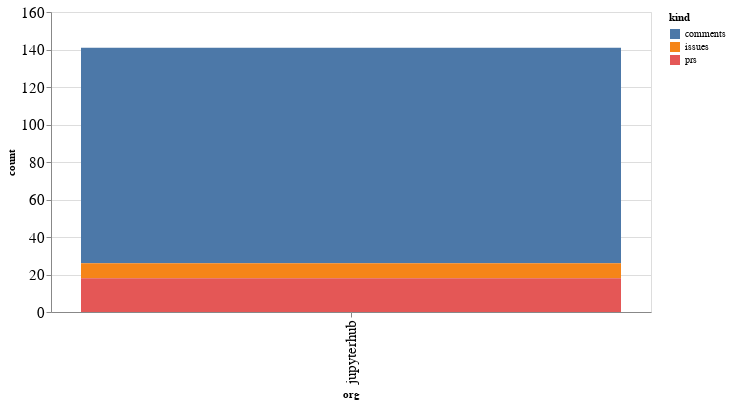

Notebook source saved alongside this figure:
### Code cell
alt.Chart(org_summaries, width=600).mark_bar().encode(
    x='org',
    y='count',
    color='kind',
    tooltip="org"
)

### Figure 1 — Vega-Lite specification as saved in the notebook (floating-point values rounded to 4 significant figures)
{"config": {"axisLeft": {"labelFontSize": 15}, "axisBottom": {"labelFontSize": 15}}, "data": {"name": "data-3019347fc545d3f874075e1141b4fabe"}, "mark": "bar", "encoding": {"color": {"type": "nominal", "field": "kind"}, "tooltip": {"type": "nominal", "field": "org"}, "x": {"type": "nominal", "field": "org"}, "y": {"type": "quantitative", "field": "count"}}, "width": 600, "$schema": "https://vega.github.io/schema/vega-lite/v4.8.1.json", "datasets": {"data-3019347fc545d3f874075e1141b4fabe": [{"org": "jupyterhub", "kind": "comments", "count": 115}, {"org": "jupyterhub", "kind": "issues", "count": 8}, {"org": "jupyterhub", "kind": "prs", "count": 18}]}}
